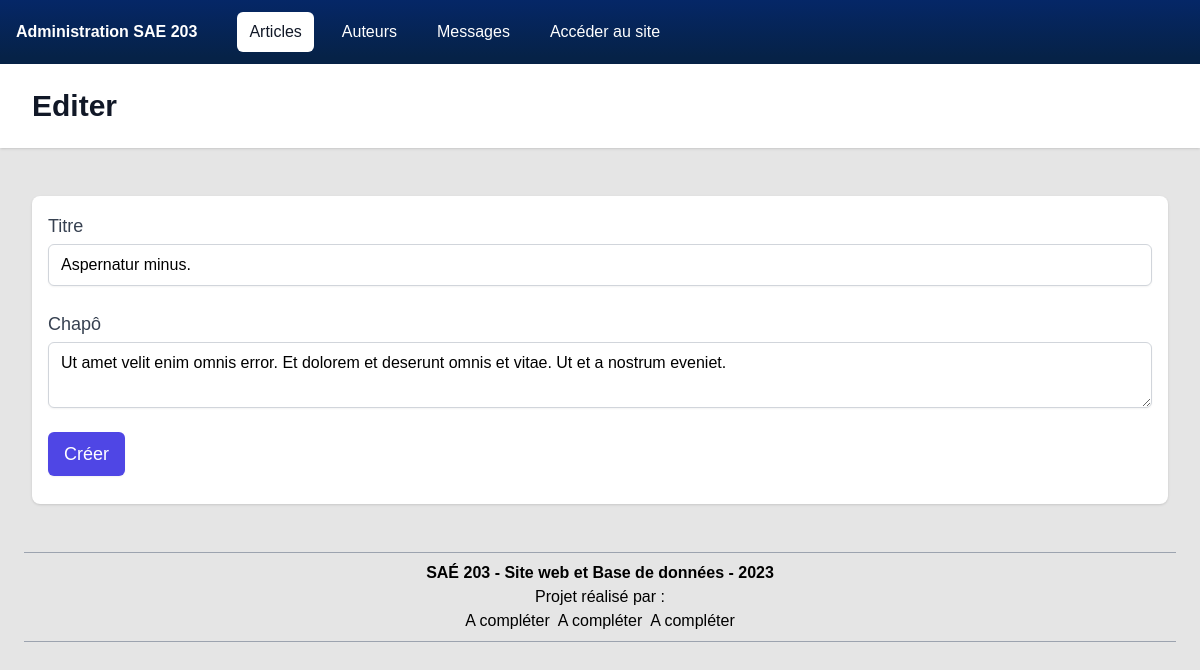
Screenshot of /code/administration/articles/edition.php?id=1 with the database file from the repository.
### tables this page shows
CREATE TABLE `article` (
  `id` int NOT NULL AUTO_INCREMENT,
  `auteur_id` int DEFAULT NULL,
  `titre` varchar(255) NOT NULL,
  `chapo` longtext NOT NULL,
  `contenu` longtext NOT NULL,
  `image` varchar(255) NOT NULL,
  `date_creation` datetime NOT NULL DEFAULT CURRENT_TIMESTAMP COMMENT '(DC2Type:datetime_immutable)',
  `lien_yt` varchar(255) NOT NULL,
  PRIMARY KEY (`id`),
  KEY `IDX_23A0E6660BB6FE6` (`auteur_id`),
  CONSTRAINT `FK_23A0E6660BB6FE6` FOREIGN KEY (`auteur_id`) REFERENCES `auteur` (`id`)
);

### code/administration/articles/edition.php (the view, shortened to what this page needs)
<?php
require_once('../../ressources/includes/connexion-bdd.php');
$entree_mise_a_jour = array_key_exists("id", $_GET);
$entite = null;
if ($entree_mise_a_jour) {
    $commande = $clientMySQL->prepare('SELECT * FROM article WHERE id = :id');
    $commande->execute([
        "id" => $_GET["id"]
    ]);
    $entite = $commande->fetch();
}
?>
<!DOCTYPE html>
<html lang="fr">
<head>
    <?php include_once("../ressources/includes/head.php"); ?>
</head>
<body>
<?php include_once '../ressources/includes/menu-principal.php'; ?>
    <header class="bg-white shadow">
        <div class="mx-auto max-w-7xl py-6 px-4 sm:px-6 lg:px-8">
        <h1 class="text-3xl font-bold text-gray-900">Editer</h1>
        </div>
    </header>
    <main>
        <div class="mx-auto max-w-7xl py-6 sm:px-6 lg:px-8">
            <div class="py-6">
                <form method="POST" action="" class="rounded-lg bg-white p-4 shadow border-gray-300 border-1">
                    <section class="grid gap-6">
                        <div class="col-span-12">
                            <label for="titre" class="block text-lg font-medium text-gray-700">Titre</label>
                            <input type="text" name="titre"  value="<?php echo $entite['titre']; ?>"  id="titre" class="mt-1 block w-full rounded-md border-gray-300 shadow-sm focus:border-indigo-500 focus:ring-indigo-500" id="prenom">
                        </div>
                        <div class="col-span-12">
                            <label  for="chapo" class="block text-lg font-medium text-gray-700">Chapô</label>
                            <textarea type="text" name="chapo" class="mt-1 block w-full rounded-md border-gray-300 shadow-sm focus:border-indigo-500 focus:ring-indigo-500" id="chapo"><?php echo $entite['contenu']; ?></textarea>
                        </div>
                        <div class="mb-3 col-md-6">
                            <button type="submit" class="rounded-md bg-indigo-600 py-2 px-4 text-lg font-medium text-white shadow-sm hover:bg-indigo-700">Créer</button>
                        </div>
                    </section>
                </form>
            </div>
        </div>
    </main>
    <?php require_once("../ressources/includes/global-footer.php"); ?>
</body>
</html>

### code/ressources/css/ne-pas-modifier/global.css (style rules this page uses)
*, *::after, *::before { box-sizing: border-box; }
body { background-color: #fafafa; font-family: Arial, Helvetica, sans-serif; }
button { background: transparent; border: none; }

### code/administration/ressources/css/ne-pas-modifier/adm-style.css (style rules this page uses)
body { background-color: rgba(0, 0, 0, 0.1); }

### rows the page displays
article: titre "Aspernatur minus.", chapo "Ut amet velit enim omnis error. Et dolorem et deserunt omnis et vitae. Ut et a nostrum eveniet."

### other values shown
$entreeMenu["nom"] "Articles"
$entreeMenu["nom"] "Auteurs"
$entreeMenu["nom"] "Messages"
$entreeMenu["nom"] "Accéder au site"
